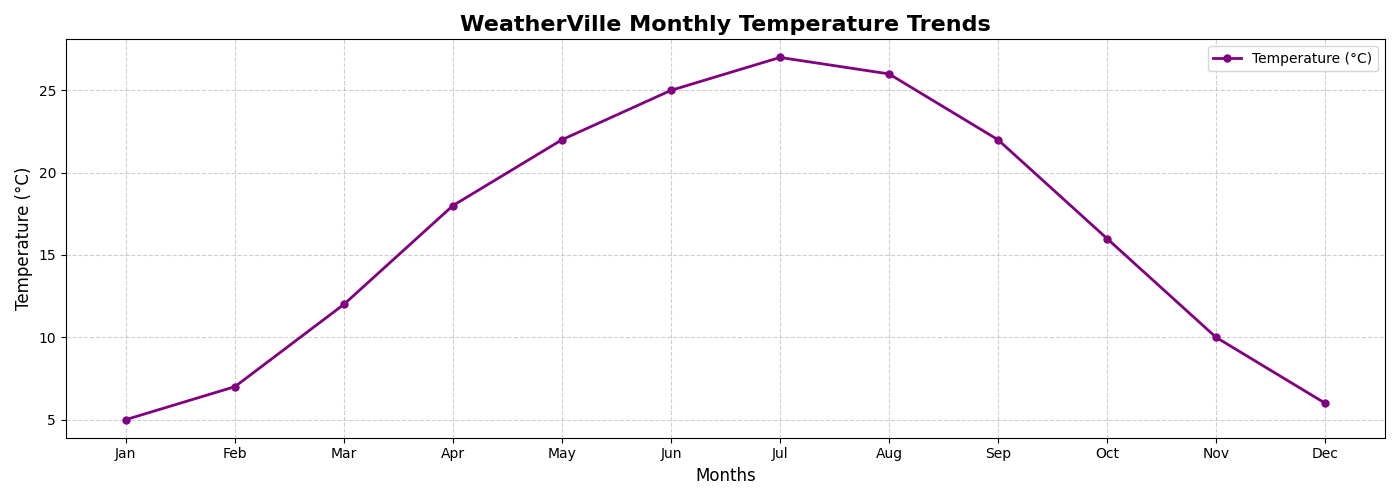

Python code for this plot:
import matplotlib.pyplot as plt
import numpy as np

months = np.array(['Jan', 'Feb', 'Mar', 'Apr', 'May', 'Jun', 'Jul', 'Aug', 'Sep', 'Oct', 'Nov', 'Dec'])
temperature = [5, 7, 12, 18, 22, 25, 27, 26, 22, 16, 10, 6]

# Create a single plot for average monthly temperature line chart
fig, ax = plt.subplots(figsize=(14, 5))

ax.plot(months, temperature, color='purple', marker='o', linestyle='-', linewidth=2, markersize=5, label='Temperature (°C)')
ax.set_title('WeatherVille Monthly Temperature Trends', fontsize=16, fontweight='bold')
ax.set_xlabel('Months', fontsize=12)
ax.set_ylabel('Temperature (°C)', fontsize=12)
ax.legend(loc='upper right')
ax.grid(True, which='both', linestyle='--', alpha=0.6)

plt.tight_layout()
plt.show()
